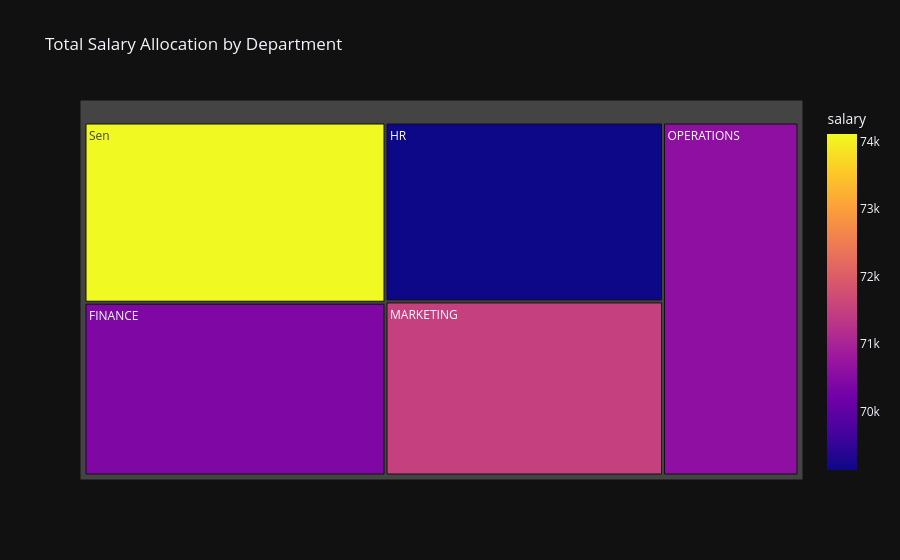

Here is the notebook cell this chart was saved with:
### Code cell
px.treemap(root, path=["department"], values="salary",
           title="Total Salary Allocation by Department",color="salary",template="plotly_dark")

### Figure 1 — Plotly figure (JSON) as saved in the notebook; plotly's stock layout.template omitted (floating-point values rounded to 4 significant figures)
{"data": [{"branchvalues": "total", "customdata": [[70600.0], [74110.0], [69140.0], [70420.0], [71510.0]], "domain": {"x": [0, 1], "y": [0, 1]}, "hovertemplate": "labels=%{label}<br>salary_sum=%{value}<br>parent=%{parent}<br>id=%{id}<br>salary=%{color}<extra></extra>", "ids": ["OPERATIONS", "Sen", "HR", "FINANCE", "MARKETING"], "labels": ["OPERATIONS", "Sen", "HR", "FINANCE", "MARKETING"], "marker": {"coloraxis": "coloraxis", "colors": [70600.0, 74110.0, 69140.0, 70420.0, 71510.0]}, "name": "", "parents": ["", "", "", "", ""], "type": "treemap", "values": [12360000.0, 14010000.0, 12830000.0, 13440000.0, 12480000.0]}], "layout": {"coloraxis": {"colorbar": {"title": {"text": "salary"}}, "colorscale": [[0, "#0d0887"], [0.1111, "#46039f"], [0.2222, "#7201a8"], [0.3333, "#9c179e"], [0.4444, "#bd3786"], [0.5556, "#d8576b"], [0.6667, "#ed7953"], [0.7778, "#fb9f3a"], [0.8889, "#fdca26"], [1, "#f0f921"]]}, "legend": {"tracegroupgap": 0}, "title": {"text": "Total Salary Allocation by Department"}}}
